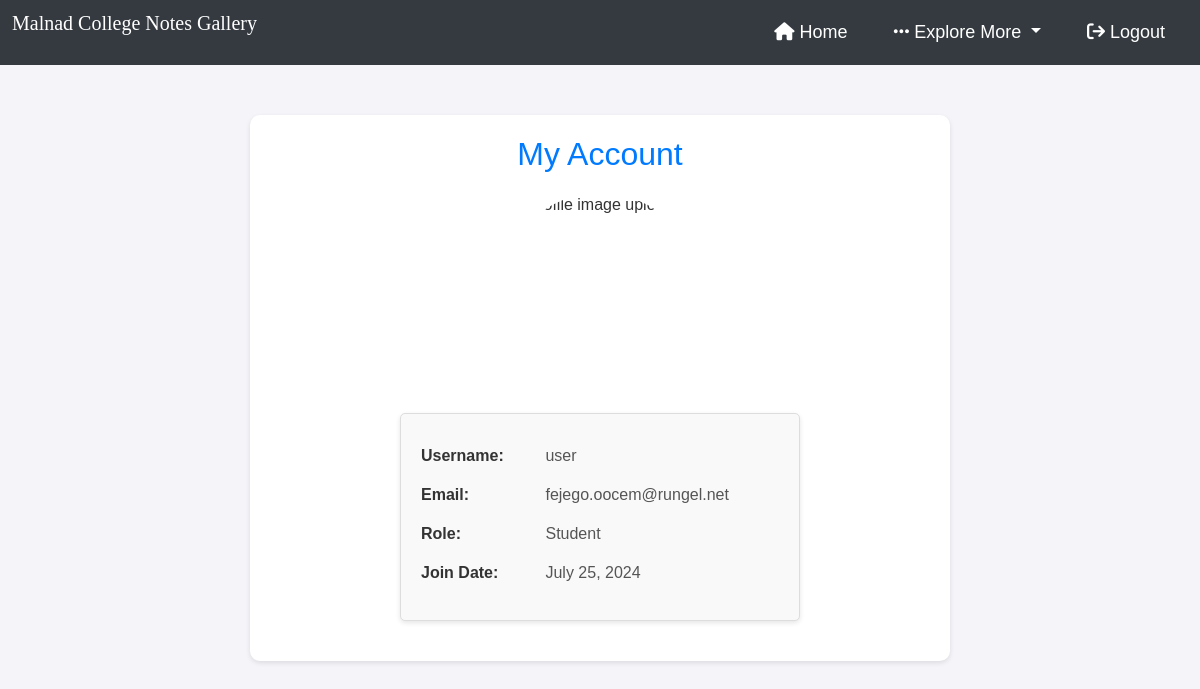
Page /my_account.php (signed in) on the committed database.
### tables this page shows
CREATE TABLE `users` (
  `user_id` int(11) NOT NULL,
  `username` varchar(50) NOT NULL,
  `email` varchar(100) NOT NULL,
  `password` varchar(255) NOT NULL,
  `role` enum('Student','Faculty') NOT NULL,
  `profile_image` varchar(255) DEFAULT NULL,
  `join_date` timestamp NOT NULL DEFAULT current_timestamp(),
  `security_question` varchar(255) NOT NULL,
  `security_answer` varchar(255) NOT NULL
);

### functions.php (called while the page is built, shortened)
<?php
function getUserDetails($userId) {
    global $conn;
    $query = "SELECT * FROM users WHERE user_id = ?";
    $stmt = $conn->prepare($query);
    $stmt->bind_param("i", $userId);
    $stmt->execute();
    $result = $stmt->get_result();
    return $result->fetch_assoc();
}
?>

### my_account.php (the view, shortened to what this page needs)
<?php
include 'db.php';
include 'functions.php';
$userId = $_SESSION['user_id'];
$userDetails = getUserDetails($userId);
?>
<!DOCTYPE html>
<html lang="en">
<head>
    <link rel="stylesheet" href="styles.css">
    <link rel="stylesheet" href="https://cdnjs.cloudflare.com/ajax/libs/font-awesome/6.5.2/css/all.min.css">
    <link rel="stylesheet" href="https://cdn.jsdelivr.net/npm/bootstrap@5.3.3/dist/css/bootstrap.min.css">
</head>
<body>
<nav class="navbar navbar-expand-lg navbar-dark navbar-custom">
        <div class="container-fluid">
        <h1 class="h1-tag">Malnad College Notes Gallery</h1>
            <div class="collapse navbar-collapse" id="navbarNav">
                <ul class="navbar-nav ms-auto">
                    <li class="nav-item">
                        <a class="nav-link" href="index.php"><i class="fa-solid fa-house"></i> Home</a>
                    </li>
                    <li class="nav-item dropdown">
                        <a class="nav-link dropdown-toggle" href="#" id="navbarDropdown" role="button" data-bs-toggle="dropdown" aria-expanded="false">
                            <i class="fa-solid fa-ellipsis-h"></i> Explore More
                        </a>
                    </li>
                    <li class="nav-item">
                        <a class="nav-link" href="logout.php" id="logoutLink"><i class="fa fa-sign-out" aria-hidden="true"></i> Logout</a>
                    </li>
                </ul>
            </div>
        </div>
    </nav>
    <div class="container">
        <h1>My Account</h1>
        <div class="profile-section">
            <div class="profile-image">
                <?php if (!empty($userDetails['profile_image'])) : ?>
                    <img src="<?php echo htmlspecialchars($userDetails['profile_image']); ?>" alt="Profile Image">
                <?php else: ?>
                    <p>No profile image uploaded.</p>
                <?php endif; ?>
            </div>
            <div class="user-details">
                <p><strong>Username:</strong> <?php echo htmlspecialchars($userDetails['username']); ?></p>
                <p><strong>Email:</strong> <?php echo htmlspecialchars($userDetails['email']); ?></p>
                <p><strong>Role:</strong> <?php echo htmlspecialchars($userDetails['role']); ?></p>
                <p><strong>Join Date:</strong> <?php echo htmlspecialchars(date('F j, Y', strtotime($userDetails['join_date']))); ?></p>
            </div>
        </div>
    </div>
</body>
</html>

### styles.css (style rules this page uses)
body { font-family: Arial, sans-serif; text-align: center; margin: 0; }
nav a { margin: 0 15px; text-decoration: none; color: #000; font-size: 18px; }
.navbar { background: #4D5656; font-family: 'Gill Sans', 'Gill Sans MT', Calibri, 'Trebuchet MS', sans-serif; padding-right: 15px; padding-left: 15px; }
a { color: #007bff; text-decoration: none; }

### my_account.php (style rules this page uses)
body { font-family: 'Arial', sans-serif; background-color: #f4f4f9; margin: 0; padding: 0; color: #333; }
.h1-tag { font-size: 20px; font-family: 'Times New Roman', Times, serif; color: white; }
.navbar-custom { background-color: #343a40 !important; height: 65px; }
.navbar a { color: #ffffff; margin: 0 15px; text-decoration: none; font-size: 18px; padding: 10px 15px; transition: color 0.3s, padding 0.3s; }
.container { width: 90%; max-width: 700px; margin: 50px auto; background: #fff; border-radius: 10px; box-shadow: 0 2px 5px rgba(0, 0, 0, 0.1); padding: 20px; text-align: center; }
h1 { font-size: 2em; margin-bottom: 20px; color: #007bff; }
.profile-section { display: flex; flex-direction: column; align-items: center; margin-bottom: 20px; }
.profile-image { width: 200px; height: 200px; overflow: hidden; border-radius: 50%; margin-bottom: 20px; }
.user-details { width: 100%; max-width: 400px; padding: 20px; border: 1px solid #ddd; border-radius: 5px; background-color: #f9f9f9; margin: 0 auto; text-align: left; box-shadow: 0 2px 5px rgba(0, 0, 0, 0.1); }
.user-details p { margin: 10px 0; color: #555; }
.user-details strong { display: inline-block; width: 120px; color: #333; font-weight: bold; margin-bottom: 5px; }

### rows in the picture
users: username "user", email "fejego.oocem@rungel.net", role "Student", join_date "July 25, 2024"
